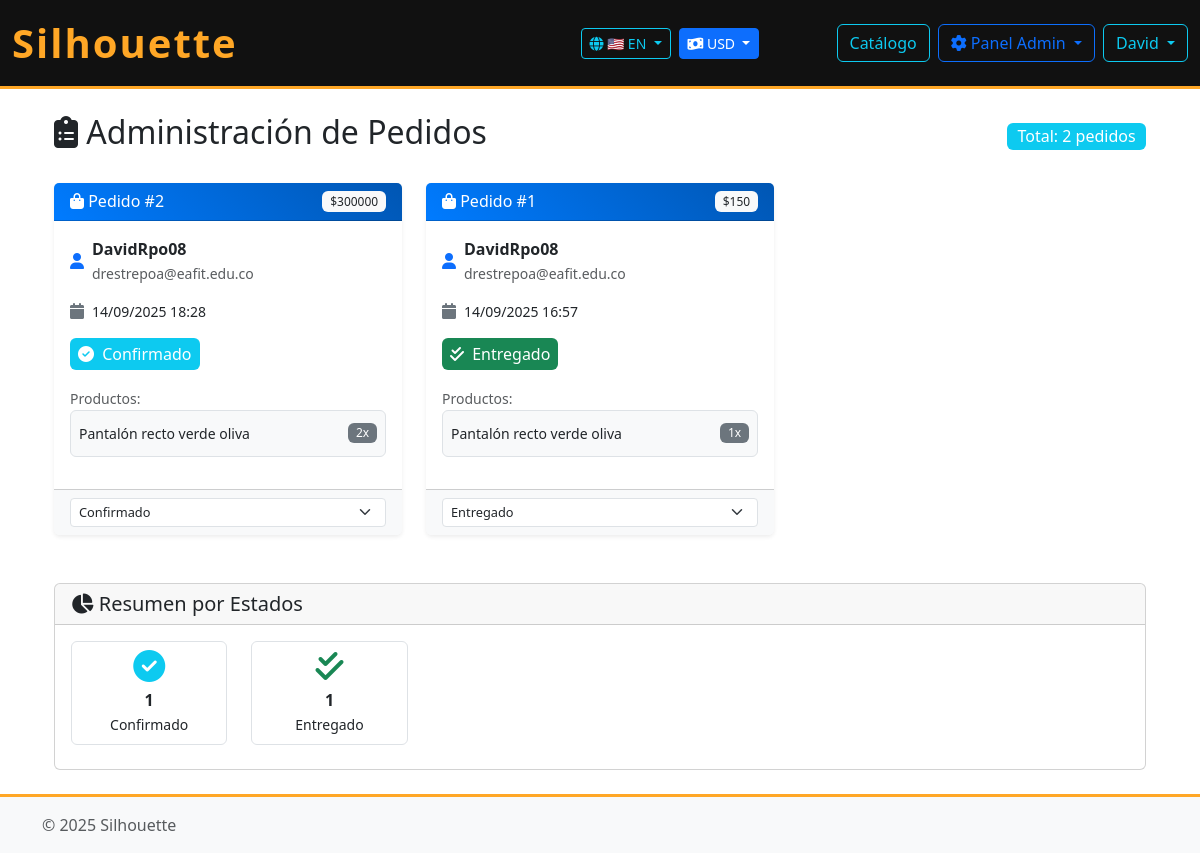
/es/orders/admin/pedidos/ (signed in), run on an earlier commit of the app's database.
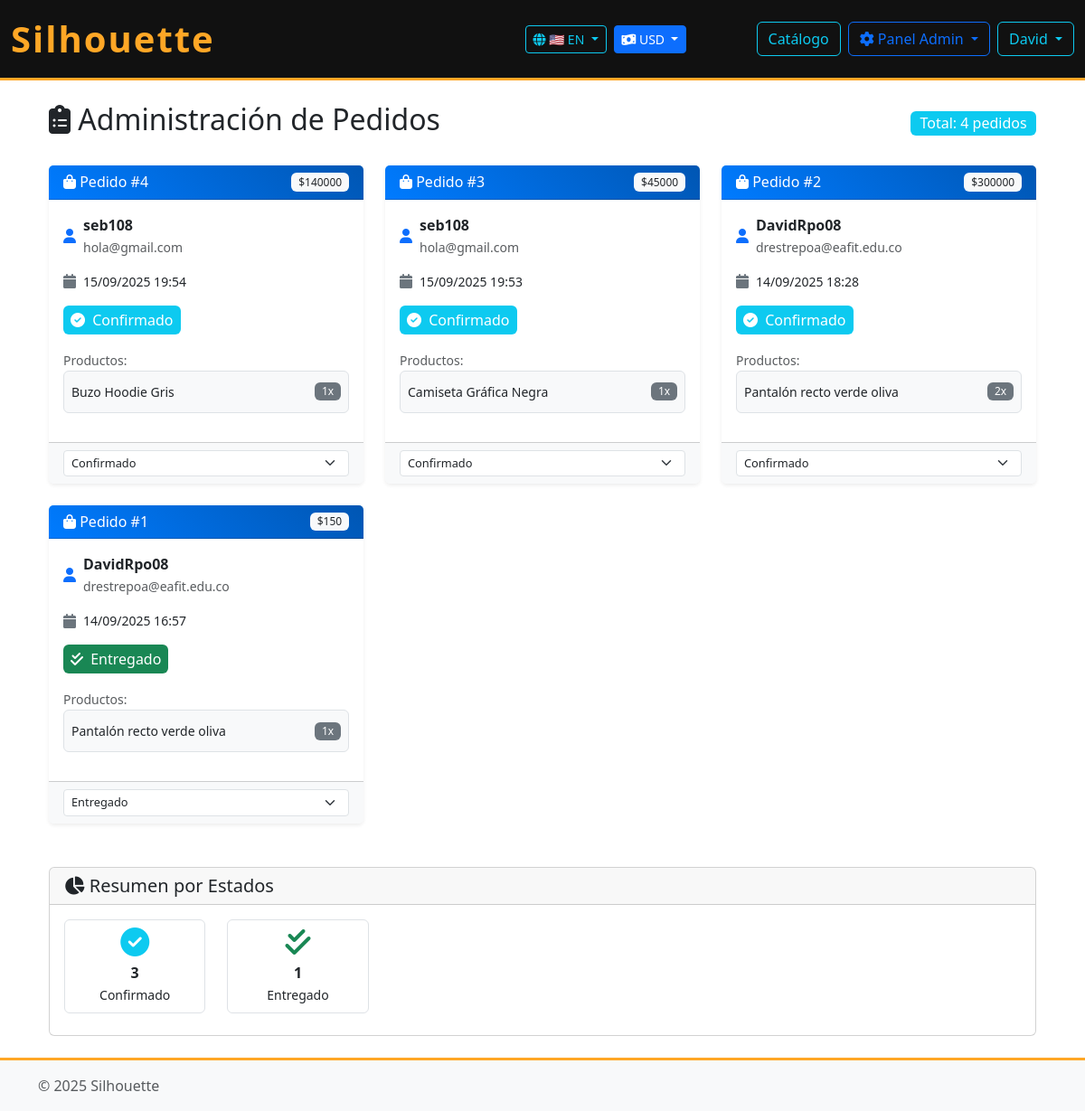
And on a later commit of the database.
### orders/models.py (models this page shows, shortened)
class Pedido(models.Model):
	ESTADO_CHOICES = [
		('pendiente', 'Pendiente'),
		('confirmado', 'Confirmado'),
		('en_proceso', 'En proceso de preparación'),
		('en_camino', 'En camino'),
		('entregado', 'Entregado'),
		('cancelado', 'Cancelado'),
	]
	usuario = models.ForeignKey('users.Usuario', on_delete=models.CASCADE, related_name='pedidos')
	fecha_pedido = models.DateTimeField(auto_now_add=True)
	estado = models.CharField(max_length=30, choices=ESTADO_CHOICES, default='pendiente')
	total = models.FloatField(default=0.0)
	class Meta:
		verbose_name = 'Pedido'
		verbose_name_plural = 'Pedidos'
		ordering = ['-fecha_pedido']
	def get_estado_color(self):
		colores = {
			'pendiente': 'warning',
			'confirmado': 'info',
			'en_proceso': 'primary',
			'en_camino': 'secondary',
			'entregado': 'success',
			'cancelado': 'danger',
		}
		return colores.get(self.estado, 'secondary')
	def get_estado_icon(self):
		iconos = {
			'pendiente': 'fas fa-clock',
			'confirmado': 'fas fa-check-circle',
			'en_proceso': 'fas fa-cog fa-spin',
			'en_camino': 'fas fa-truck',
			'entregado': 'fas fa-check-double',
			'cancelado': 'fas fa-times-circle',
		}
		return iconos.get(self.estado, 'fas fa-question-circle')

class DetallePedido(models.Model):
	pedido = models.ForeignKey('Pedido', on_delete=models.CASCADE, related_name='detalles')
	producto = models.ForeignKey('catalog.Producto', on_delete=models.CASCADE, related_name='detalles_pedido')
	cantidad = models.PositiveIntegerField(default=1)
	precio_unitario = models.FloatField()
	subtotal = models.FloatField()
	class Meta:
		verbose_name = 'Detalle de pedido'
		verbose_name_plural = 'Detalles de pedido'

### users/models.py (models this page shows, shortened)
class Usuario(models.Model):
	nombre = models.CharField(max_length=100, verbose_name=_('Nombre'))
	correo = models.EmailField(unique=True, verbose_name=_('Correo electrónico'))
	contrasena = models.CharField(max_length=128, verbose_name=_('Contraseña'))
	direccion = models.CharField(max_length=255, verbose_name=_('Dirección'))
	telefono = models.CharField(max_length=20, verbose_name=_('Teléfono'))
	rol = models.BooleanField(default=False, verbose_name=_('Rol administrador'))
	class Meta:
		ordering = ['nombre']
		verbose_name = _('Usuario')
		verbose_name_plural = _('Usuarios')

### catalog/models.py (models this page shows, shortened)
class Producto(models.Model):
	"""
	Modelo de producto para el catálogo.
	Representa los datos y operaciones de un producto.
	"""
	nombre = models.CharField(max_length=100, verbose_name=_('Nombre'))
	descripcion = models.TextField(verbose_name=_('Descripción'))
	precio = models.FloatField(verbose_name=_('Precio'))
	stock = models.PositiveIntegerField(verbose_name=_('Stock'))
	talla = models.CharField(max_length=20, verbose_name=_('Talla'))
	color = models.CharField(max_length=30, verbose_name=_('Color'))
	tipo = models.CharField(max_length=30, choices=[('camiseta','Camiseta'),('buzo','Buzo'),('pantalon','Pantalón')], default='camiseta', verbose_name=_('Tipo de prenda'))
	genero = models.CharField(max_length=10, choices=[('hombre','Hombre'),('mujer','Mujer')], default='hombre', verbose_name=_('Género'))
	imagen = models.ImageField(upload_to='productos/', verbose_name=_('Imagen del producto'), null=True, blank=True)
	class Meta:
		ordering = ['nombre']
		verbose_name = _('Producto')
		verbose_name_plural = _('Productos')

### orders/views.py (the view)
# urls.py: path('admin/pedidos/', AdminPedidosView.as_view(), name='admin_pedidos'),
class AdminPedidosView(UserPassesTestMixin, ListView):
	model = Pedido
	template_name = 'orders/admin_pedidos.html'
	context_object_name = 'pedidos'
	def test_func(self):
		return self.request.user.is_staff or self.request.user.is_superuser
	def get_queryset(self):
		return Pedido.objects.all().order_by('-fecha_pedido')

### catalog/context_processors.py (called while the page is built)
def currency_context(request):
    return {
        'current_currency': request.session.get('currency', 'USD'),
        'supported_currencies': CurrencyService.get_supported_currencies(),
        'currency_service': CurrencyService,
    }

### catalog/services/currency_service.py (called while the page is built)
    @classmethod
    def get_supported_currencies(cls):
        return {
            'USD': {'name': 'Dólar Americano', 'symbol': '$'},
            'EUR': {'name': 'Euro', 'symbol': '€'},
            'GBP': {'name': 'Libra Esterlina', 'symbol': '£'},
            'COP': {'name': 'Peso Colombiano', 'symbol': '$'},
            'MXN': {'name': 'Peso Mexicano', 'symbol': '$'},
            'ARS': {'name': 'Peso Argentino', 'symbol': '$'},
            'CLP': {'name': 'Peso Chileno', 'symbol': '$'},
            'BRL': {'name': 'Real Brasileño', 'symbol': 'R$'},
        }

### templates/orders/admin_pedidos.html (shortened to what the changed rows need)
{% extends 'base.html' %}
{% block content %}
<div class="container py-4">
    <div class="d-flex justify-content-between align-items-center mb-4">
        <h2><i class="fas fa-clipboard-list"></i> Administración de Pedidos</h2>
        <div class="badge bg-info fs-6">
            Total: {{ pedidos|length }} pedidos
        </div>
    </div>
    {% if pedidos %}
        <div class="row">
            {% for pedido in pedidos %}
            <div class="col-md-6 col-lg-4 mb-4">
                <div class="card h-100 shadow-sm border-0">
                    <div class="card-header bg-gradient text-white d-flex justify-content-between align-items-center"
                         style="background: linear-gradient(45deg, #007bff, #0056b3);">
                        <h6 class="mb-0">
                            <i class="fas fa-shopping-bag"></i> Pedido #{{ pedido.pk }}
                        </h6>
                        <span class="badge bg-light text-dark">
                            ${{ pedido.total|floatformat:0 }}
                        </span>
                    </div>
                    <div class="card-body">
                        <div class="d-flex align-items-center mb-3">
                            <i class="fas fa-user text-primary me-2"></i>
                            <div>
                                <strong>{{ pedido.usuario.nombre }}</strong>
                                <br>
                                <small class="text-muted">{{ pedido.usuario.correo }}</small>
                            </div>
                        </div>
                        <div class="d-flex align-items-center mb-3">
                            <i class="fas fa-calendar text-secondary me-2"></i>
                            <small>{{ pedido.fecha_pedido|date:"d/m/Y H:i" }}</small>
                        </div>
                        <div class="mb-3">
                            <span class="badge bg-{{ pedido.get_estado_color }} fs-6 p-2">
                                <i class="{{ pedido.get_estado_icon }} me-1"></i>
                                {{ pedido.get_estado_display }}
                            </span>
                        </div>
                        <div class="mb-3">
                            <small class="text-muted">Productos:</small>
                            <div class="border rounded p-2 bg-light">
                                {% for detalle in pedido.detalles.all %}
                                    <div class="d-flex justify-content-between align-items-center py-1">
                                        <span class="small">{{ detalle.producto.nombre }}</span>
                                        <span class="badge bg-secondary">{{ detalle.cantidad }}x</span>
                                    </div>
                                {% endfor %}
                            </div>
                        </div>
                    </div>
                    <div class="card-footer bg-light">
                        <form method="post" action="{% url 'orders:actualizar_estado' pedido.pk %}" class="d-flex gap-2">
                            <select name="estado" class="form-select form-select-sm" onchange="this.form.submit()">
                                {% for value, label in pedido.ESTADO_CHOICES %}
                                    <option value="{{ value }}" {% if value == pedido.estado %}selected{% endif %}>
                                        {{ label }}
                                    </option>
                                {% endfor %}
                            </select>
                        </form>
                    </div>
                </div>
            </div>
            {% endfor %}
        </div>
        <div class="row mt-4">
            <div class="col-12">
                <div class="card">
                    <div class="card-body">
                        <div class="row text-center">
                            {% regroup pedidos by estado as estados_group %}
                            {% for estado in estados_group %}
                            <div class="col-md-2 mb-2">
                                {% with first_pedido=estado.list.0 %}
                                <div class="border rounded p-2">
                                    <div class="text-{{ first_pedido.get_estado_color }}">
                                        <i class="{{ first_pedido.get_estado_icon }} fa-2x"></i>
                                    </div>
                                    <div class="mt-1">
                                        <strong>{{ estado.list|length }}</strong>
                                        <br>
                                        <small>{{ first_pedido.get_estado_display }}</small>
                                    </div>
                                </div>
                                {% endwith %}
                            </div>
                            {% endfor %}
                        </div>
                    </div>
                </div>
            </div>
        </div>
    {% else %}
        <div class="text-center py-5">
            <i class="fas fa-clipboard-list fa-3x text-muted mb-3"></i>
            <h4 class="text-muted">No hay pedidos registrados</h4>
            <p class="text-muted">Los pedidos aparecerán aquí cuando los usuarios realicen compras.</p>
        </div>
    {% endif %}
</div>
{% endblock %}

What changed in the data, as far as the page shows it:
added Pedido: pk "4", total "140000", usuario.nombre "seb108", usuario.correo "hola@gmail.com", fecha_pedido "15/09/2025 19:54", estado "Confirmado", estado "Confirmado"
added DetallePedido: producto.nombre "Buzo Hoodie Gris", cantidad "1", shown under "4"
added Pedido: pk "3", total "45000", usuario.nombre "seb108", usuario.correo "hola@gmail.com", fecha_pedido "15/09/2025 19:53", estado "Confirmado"
added DetallePedido: producto.nombre "Camiseta Gráfica Negra", cantidad "1", shown under "3"
Also different on the page:
{{ pedidos|length }}: "2" → "4"
new list line: "3"
list line gone: "1"
list line gone: "Confirmado"
